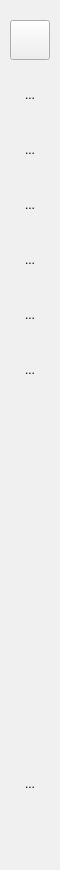
    <widget class="QFrame" name="navBarFrame">
     <property name="minimumSize">
      <size>
       <width>60</width>
       <height>600</height>
      </size>
     </property>
     <property name="maximumSize">
      <size>
       <width>60</width>
       <height>16777215</height>
      </size>
     </property>
     <property name="styleSheet">
      <string notr="true">QFrame {
    border-right: 0px solid #CCCCCC;
    border-radius: 0px;
    background-color: rgb(240, 240, 240);    
   border-bottom-left-radius: 7px;
   border-top-left-radius: 7px;
}
</string>
     </property>
     <property name="frameShape">
      <enum>QFrame::Shape::StyledPanel</enum>
     </property>
     <property name="frameShadow">
      <enum>QFrame::Shadow::Raised</enum>
     </property>
     <layout class="QVBoxLayout" name="verticalLayout" stretch="0,0,0,0,0,0,0,0,0,0">
      <property name="spacing">
       <number>15</number>
      </property>
      <property name="leftMargin">
       <number>10</number>
      </property>
      <property name="topMargin">
       <number>20</number>
      </property>
      <property name="rightMargin">
       <number>11</number>
      </property>
      <item>
       <widget class="AvatarButton" name="avatarPushButton">
        <property name="enabled">
         <bool>true</bool>
        </property>
        <property name="minimumSize">
         <size>
          <width>40</width>
          <height>40</height>
         </size>
        </property>
        <property name="text">
         <string/>
        </property>
        <property name="iconSize">
         <size>
          <width>40</width>
          <height>40</height>
         </size>
        </property>
       </widget>
      </item>
      <item>
       <widget class="QToolButton" name="chatInterfaceToolButton">
        <property name="minimumSize">
         <size>
          <width>40</width>
          <height>40</height>
         </size>
        </property>
        <property name="maximumSize">
         <size>
          <width>40</width>
          <height>40</height>
         </size>
        </property>
        <property name="toolTip">
         <string>聊天</string>
        </property>
        <property name="styleSheet">
         <string notr="true">QToolButton {
    border: none; /* 无边框 */
    background-color: transparent; /* 透明背景 */
    padding: 4px 8px; /* 内边距，根据需要调整 */
    border-radius: 3px; /* 轻微圆角，可选 */
}

/* 鼠标悬停状态 */
QToolButton:hover {
    background-color:rgb(220, 220, 220); /* 灰色背景 */
}

/* 鼠标按下状态（可选增强） */
QToolButton:pressed {
    background-color: rgb(180, 180, 180); /* 按下时更深的灰色 */
}

/* 禁用状态（可选增强） */
QToolButton:disabled {
    background-color: transparent;
    color: rgb(160, 160, 160); /* 禁用时文本变灰 */
}
    </string>
        </property>
        <property name="text">
         <string>...</string>
        </property>
        <property name="icon">
         <iconset>
          <normaloff>:/a/icons/聊天.svg</normaloff>:/a/icons/聊天.svg</iconset>
        </property>
        <property name="iconSize">
         <size>
          <width>25</width>
          <height>25</height>
         </size>
        </property>
        <property name="autoRaise">
         <bool>true</bool>
        </property>
       </widget>
      </item>
      <item>
       <widget class="QToolButton" name="contactsToolButton">
        <property name="minimumSize">
         <size>
          <width>40</width>
          <height>40</height>
         </size>
        </property>
        <property name="maximumSize">
         <size>
          <width>40</width>
          <height>40</height>
         </size>
        </property>
        <property name="toolTip">
         <string>通讯录</string>
        </property>
        <property name="styleSheet">
         <string notr="true">QToolButton {
    border: none; /* 无边框 */
    background-color: transparent; /* 透明背景 */
    padding: 4px 8px; /* 内边距，根据需要调整 */
    border-radius: 3px; /* 轻微圆角，可选 */
}

/* 鼠标悬停状态 */
QToolButton:hover {
    background-color:rgb(220, 220, 220); /* 灰色背景 */
}

/* 鼠标按下状态（可选增强） */
QToolButton:pressed {
    background-color: rgb(180, 180, 180); /* 按下时更深的灰色 */
}

/* 禁用状态（可选增强） */
QToolButton:disabled {
    background-color: transparent;
    color: rgb(160, 160, 160); /* 禁用时文本变灰 */
}
    </string>
        </property>
        <property name="text">
         <string>...</string>
        </property>
        <property name="icon">
         <iconset>
          <normaloff>:/a/icons/通讯录 .svg</normaloff>:/a/icons/通讯录 .svg</iconset>
        </property>
        <property name="iconSize">
         <size>
          <width>20</width>
          <height>20</height>
         </size>
        </property>
        <property name="autoRaise">
         <bool>true</bool>
        </property>
       </widget>
      </item>
      <item>
       <widget class="QToolButton" name="collectionToolButton">
        <property name="minimumSize">
         <size>
          <width>40</width>
          <height>40</height>
         </size>
        </property>
        <property name="toolTip">
         <string>收藏</string>
        </property>
        <property name="styleSheet">
         <string notr="true">QToolButton {
    border: none; /* 无边框 */
    background-color: transparent; /* 透明背景 */
    padding: 4px 8px; /* 内边距，根据需要调整 */
    border-radius: 3px; /* 轻微圆角，可选 */
}

/* 鼠标悬停状态 */
QToolButton:hover {
    background-color:rgb(220, 220, 220); /* 灰色背景 */
}

/* 鼠标按下状态（可选增强） */
QToolButton:pressed {
    background-color: rgb(180, 180, 180); /* 按下时更深的灰色 */
}

/* 禁用状态（可选增强） */
QToolButton:disabled {
    background-color: transparent;
    color: rgb(160, 160, 160); /* 禁用时文本变灰 */
}
    </string>
        </property>
        <property name="text">
         <string>...</string>
        </property>
        <property name="icon">
         <iconset>
          <normaloff>:/a/icons/收藏.svg</normaloff>:/a/icons/收藏.svg</iconset>
        </property>
        <property name="iconSize">
         <size>
          <width>25</width>
          <height>25</height>
         </size>
        </property>
        <property name="autoRaise">
         <bool>true</bool>
        </property>
       </widget>
      </item>
      <item>
       <widget class="QToolButton" name="momentButton">
        <property name="minimumSize">
         <size>
          <width>40</width>
          <height>40</height>
         </size>
        </property>
        <property name="maximumSize">
         <size>
          <width>40</width>
          <height>40</height>
         </size>
        </property>
        <property name="toolTip">
         <string>朋友圈</string>
        </property>
        <property name="styleSheet">
         <string notr="true">QToolButton {
    border: none; /* 无边框 */
    background-color: transparent; /* 透明背景 */
    padding: 4px 8px; /* 内边距，根据需要调整 */
    border-radius: 3px; /* 轻微圆角，可选 */
}

/* 鼠标悬停状态 */
QToolButton:hover {
    background-color:rgb(220, 220, 220); /* 灰色背景 */
}

/* 鼠标按下状态（可选增强） */
QToolButton:pressed {
    background-color: rgb(180, 180, 180); /* 按下时更深的灰色 */
}

/* 禁用状态（可选增强） */
QToolButton:disabled {
    background-color: transparent;
    color: rgb(160, 160, 160); /* 禁用时文本变灰 */
}
    </string>
        </property>
        <property name="text">
         <string>...</string>
        </property>
        <property name="icon">
         <iconset>
          <normaloff>:/a/icons/朋友圈 .svg</normaloff>:/a/icons/朋友圈 .svg</iconset>
        </property>
        <property name="iconSize">
         <size>
          <width>25</width>
          <height>25</height>
         </size>
        </property>
        <property name="autoRaise">
         <bool>true</bool>
        </property>
       </widget>
      </item>
      <item>
       <widget class="QToolButton" name="toolButton_14">
        <property name="minimumSize">
         <size>
          <width>40</width>
          <height>40</height>
         </size>
        </property>
        <property name="maximumSize">
         <size>
          <width>40</width>
          <height>40</height>
         </size>
        </property>
        <property name="toolTip">
         <string>视频号</string>
        </property>
        <property name="styleSheet">
         <string notr="true">QToolButton {
    border: none; /* 无边框 */
    background-color: transparent; /* 透明背景 */
    padding: 4px 8px; /* 内边距，根据需要调整 */
    border-radius: 3px; /* 轻微圆角，可选 */
}

/* 鼠标悬停状态 */
QToolButton:hover {
    background-color:rgb(220, 220, 220); /* 灰色背景 */
}

/* 鼠标按下状态（可选增强） */
QToolButton:pressed {
    background-color: rgb(180, 180, 180); /* 按下时更深的灰色 */
}

/* 禁用状态（可选增强） */
QToolButton:disabled {
    background-color: transparent;
    color: rgb(160, 160, 160); /* 禁用时文本变灰 */
}
    </string>
        </property>
        <property name="text">
         <string>...</string>
        </property>
        <property name="icon">
         <iconset>
          <normaloff>:/a/icons/视频号.svg</normaloff>:/a/icons/视频号.svg</iconset>
        </property>
        <property name="iconSize">
         <size>
          <width>25</width>
          <height>25</height>
         </size>
        </property>
        <property name="autoRaise">
         <bool>true</bool>
        </property>
       </widget>
      </item>
      <item>
       <widget class="QToolButton" name="toolButton_15">
        <property name="minimumSize">
         <size>
          <width>40</width>
          <height>40</height>
         </size>
        </property>
        <property name="maximumSize">
         <size>
          <width>40</width>
          <height>40</height>
         </size>
        </property>
        <property name="toolTip">
         <string>小程序</string>
        </property>
        <property name="styleSheet">
         <string notr="true">QToolButton {
    border: none; /* 无边框 */
    background-color: transparent; /* 透明背景 */
    padding: 4px 8px; /* 内边距，根据需要调整 */
    border-radius: 3px; /* 轻微圆角，可选 */
}

/* 鼠标悬停状态 */
QToolButton:hover {
    background-color:rgb(220, 220, 220); /* 灰色背景 */
}

/* 鼠标按下状态（可选增强） */
QToolButton:pressed {
    background-color: rgb(180, 180, 180); /* 按下时更深的灰色 */
}

/* 禁用状态（可选增强） */
QToolButton:disabled {
    background-color: transparent;
    color: rgb(160, 160, 160); /* 禁用时文本变灰 */
}
    </string>
        </property>
        <property name="text">
         <string>...</string>
        </property>
        <property name="icon">
         <iconset>
          <normaloff>:/a/icons/小程序 .svg</normaloff>:/a/icons/小程序 .svg</iconset>
        </property>
        <property name="iconSize">
         <size>
          <width>20</width>
          <height>20</height>
         </size>
        </property>
        <property name="autoRaise">
         <bool>true</bool>
        </property>
       </widget>
      </item>
      <item>
       <spacer name="verticalSpacer">
        <property name="orientation">
         <enum>Qt::Orientation::Vertical</enum>
        </property>
        <property name="sizeHint" stdset="0">
         <size>
          <width>20</width>
          <height>359</height>
         </size>
        </property>
       </spacer>
      </item>
      <item>
       <widget class="QToolButton" name="floatingToolButton">
        <property name="minimumSize">
         <size>
          <width>40</width>
          <height>40</height>
         </size>
        </property>
        <property name="maximumSize">
         <size>
          <width>40</width>
          <height>40</height>
         </size>
        </property>
        <property name="toolTip">
         <string>悬浮窗</string>
        </property>
        <property name="styleSheet">
         <string notr="true">QToolButton {
    border: none; /* 无边框 */
    background-color: transparent; /* 透明背景 */
    padding: 4px 8px; /* 内边距，根据需要调整 */
    border-radius: 3px; /* 轻微圆角，可选 */
}

/* 鼠标悬停状态 */
QToolButton:hover {
    background-color:rgb(220, 220, 220); /* 灰色背景 */
}

/* 鼠标按下状态（可选增强） */
QToolButton:pressed {
    background-color: rgb(180, 180, 180); /* 按下时更深的灰色 */
}

/* 禁用状态（可选增强） */
QToolButton:disabled {
    background-color: transparent;
    color: rgb(160, 160, 160); /* 禁用时文本变灰 */
}
    </string>
        </property>
        <property name="text">
         <string>...</string>
        </property>
        <property name="icon">
         <iconset>
          <normaloff>:/a/icons/悬浮窗.svg</normaloff>:/a/icons/悬浮窗.svg</iconset>
        </property>
        <property name="iconSize">
         <size>
          <width>23</width>
          <height>25</height>
         </size>
        </property>
        <property name="autoRaise">
         <bool>true</bool>
        </property>
       </widget>
      </item>
      <item>
       <widget class="QToolButton" name="moreToolButton">
        <property name="minimumSize">
         <size>
          <width>40</width>
          <height>40</height>
         </size>
        </property>
        <property name="maximumSize">
         <size>
          <width>40</width>
          <height>40</height>
         </size>
        </property>
        <property name="toolTip">
         <string>更多</string>
        </property>
        <property name="styleSheet">
         <string notr="true">QToolButton {
    border: none; /* 无边框 */
    background-color: transparent; /* 透明背景 */
    padding: 4px 8px; /* 内边距，根据需要调整 */
    border-radius: 3px; /* 轻微圆角，可选 */
}

/* 鼠标悬停状态 */
QToolButton:hover {
    background-color:rgb(220, 220, 220); /* 灰色背景 */
}

/* 鼠标按下状态（可选增强） */
QToolButton:pressed {
    background-color: rgb(180, 180, 180); /* 按下时更深的灰色 */
}

/* 禁用状态（可选增强） */
QToolButton:disabled {
    background-color: transparent;
    color: rgb(160, 160, 160); /* 禁用时文本变灰 */
}
    </string>
        </property>
        <property name="icon">
         <iconset>
          <normaloff>:/a/icons/列表.svg</normaloff>:/a/icons/列表.svg</iconset>
        </property>
        <property name="iconSize">
         <size>
          <width>20</width>
          <height>30</height>
         </size>
        </property>
        <property name="autoRaise">
         <bool>true</bool>
        </property>
       </widget>
      </item>
     </layout>
    </widget>
